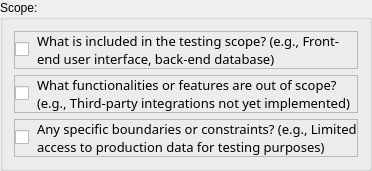
                      <widget class="QGroupBox" name="groupBox_24">
                       <property name="sizePolicy">
                        <sizepolicy hsizetype="Minimum" vsizetype="Minimum">
                         <horstretch>0</horstretch>
                         <verstretch>0</verstretch>
                        </sizepolicy>
                       </property>
                       <property name="title">
                        <string>Scope:</string>
                       </property>
                       <layout class="QVBoxLayout" name="verticalLayout_35">
                        <item>
                         <widget class="QFrame" name="frame_61">
                          <property name="frameShape">
                           <enum>QFrame::StyledPanel</enum>
                          </property>
                          <property name="frameShadow">
                           <enum>QFrame::Raised</enum>
                          </property>
                          <layout class="QHBoxLayout" name="horizontalLayout_66">
                           <property name="spacing">
                            <number>8</number>
                           </property>
                           <property name="leftMargin">
                            <number>0</number>
                           </property>
                           <property name="topMargin">
                            <number>0</number>
                           </property>
                           <property name="rightMargin">
                            <number>0</number>
                           </property>
                           <property name="bottomMargin">
                            <number>0</number>
                           </property>
                           <item>
                            <widget class="QCheckBox" name="cb7">
                             <property name="sizePolicy">
                              <sizepolicy hsizetype="Fixed" vsizetype="Fixed">
                               <horstretch>0</horstretch>
                               <verstretch>0</verstretch>
                              </sizepolicy>
                             </property>
                             <property name="text">
                              <string/>
                             </property>
                            </widget>
                           </item>
                           <item>
                            <widget class="QLabel" name="label_65">
                             <property name="font">
                              <font>
                               <family>Cascadia Mono</family>
                               <pointsize>10</pointsize>
                               <weight>50</weight>
                               <italic>false</italic>
                               <bold>false</bold>
                               <kerning>true</kerning>
                              </font>
                             </property>
                             <property name="lineWidth">
                              <number>3</number>
                             </property>
                             <property name="text">
                              <string>What is included in the testing scope? (e.g., Front-end user interface, back-end database)</string>
                             </property>
                             <property name="wordWrap">
                              <bool>true</bool>
                             </property>
                            </widget>
                           </item>
                          </layout>
                         </widget>
                        </item>
                        <item>
                         <widget class="QFrame" name="frame_62">
                          <property name="frameShape">
                           <enum>QFrame::StyledPanel</enum>
                          </property>
                          <property name="frameShadow">
                           <enum>QFrame::Raised</enum>
                          </property>
                          <layout class="QHBoxLayout" name="horizontalLayout_67">
                           <property name="spacing">
                            <number>8</number>
                           </property>
                           <property name="leftMargin">
                            <number>0</number>
                           </property>
                           <property name="topMargin">
                            <number>0</number>
                           </property>
                           <property name="rightMargin">
                            <number>0</number>
                           </property>
                           <property name="bottomMargin">
                            <number>0</number>
                           </property>
                           <item>
                            <widget class="QCheckBox" name="cb8">
                             <property name="sizePolicy">
                              <sizepolicy hsizetype="Fixed" vsizetype="Fixed">
                               <horstretch>0</horstretch>
                               <verstretch>0</verstretch>
                              </sizepolicy>
                             </property>
                             <property name="text">
                              <string/>
                             </property>
                            </widget>
                           </item>
                           <item>
                            <widget class="QLabel" name="label_66">
                             <property name="font">
                              <font>
                               <family>Cascadia Mono</family>
                               <pointsize>10</pointsize>
                               <weight>50</weight>
                               <italic>false</italic>
                               <bold>false</bold>
                              </font>
                             </property>
                             <property name="text">
                              <string>What functionalities or features are out of scope? (e.g., Third-party integrations not yet implemented)</string>
                             </property>
                             <property name="wordWrap">
                              <bool>true</bool>
                             </property>
                            </widget>
                           </item>
                          </layout>
                         </widget>
                        </item>
                        <item>
                         <widget class="QFrame" name="frame_63">
                          <property name="frameShape">
                           <enum>QFrame::StyledPanel</enum>
                          </property>
                          <property name="frameShadow">
                           <enum>QFrame::Raised</enum>
                          </property>
                          <layout class="QHBoxLayout" name="horizontalLayout_68">
                           <property name="spacing">
                            <number>8</number>
                           </property>
                           <property name="leftMargin">
                            <number>0</number>
                           </property>
                           <property name="topMargin">
                            <number>0</number>
                           </property>
                           <property name="rightMargin">
                            <number>0</number>
                           </property>
                           <property name="bottomMargin">
                            <number>0</number>
                           </property>
                           <item>
                            <widget class="QCheckBox" name="cb9">
                             <property name="sizePolicy">
                              <sizepolicy hsizetype="Fixed" vsizetype="Fixed">
                               <horstretch>0</horstretch>
                               <verstretch>0</verstretch>
                              </sizepolicy>
                             </property>
                             <property name="text">
                              <string/>
                             </property>
                            </widget>
                           </item>
                           <item>
                            <widget class="QLabel" name="label_67">
                             <property name="font">
                              <font>
                               <family>Cascadia Mono</family>
                               <pointsize>10</pointsize>
                               <weight>50</weight>
                               <italic>false</italic>
                               <bold>false</bold>
                              </font>
                             </property>
                             <property name="text">
                              <string>Any specific boundaries or constraints? (e.g., Limited access to production data for testing purposes)</string>
                             </property>
                             <property name="wordWrap">
                              <bool>true</bool>
                             </property>
                            </widget>
                           </item>
                          </layout>
                         </widget>
                        </item>
                       </layout>
                      </widget>
